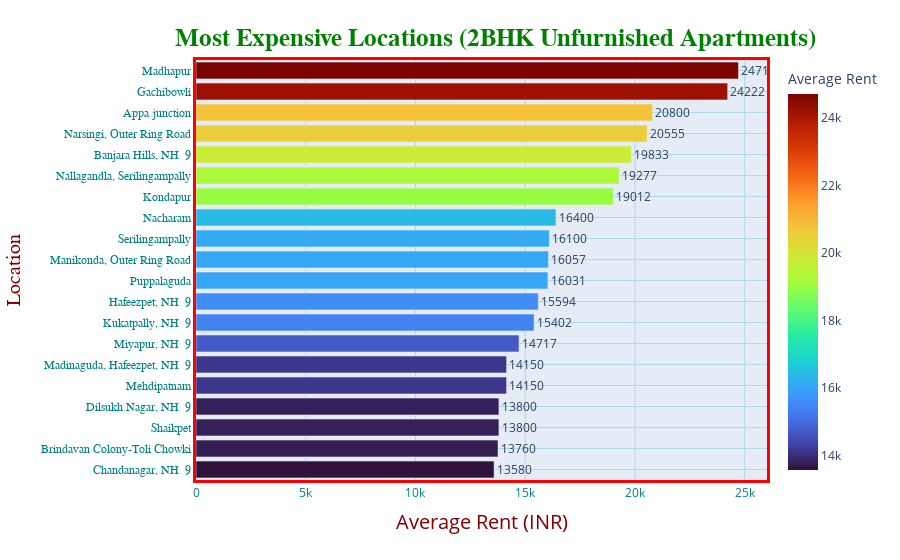

Notebook code cell kept with this figure:
### Code cell
filt = (df['property_type']=='Apartment') & (df['bedrooms']==2.0) & (df['furnish_status']=='Unfurnished')
df1 = df.loc[filt]

loc_grp = df1.groupby('locality')
df1['loc_count'] = loc_grp['locality'].transform('count')

df1 = df1[df1['loc_count']>=5]
loc_grp = df1.groupby('locality')
loc_rents = loc_grp['price'].mean()
loc_rents = dict(loc_rents)

list1 = list(loc_rents.keys())
list2 = list(loc_rents.values())
list2 = [int(i) for i in list2]

loc_df = pd.DataFrame(list(zip(list1,list2)), columns=['locality','average_rent'])
loc_df.sort_values(by='average_rent',ascending=False,inplace=True)

fig = px.bar(loc_df[0:20],y='locality', x='average_rent', text='average_rent',orientation='h',
            labels={'average_rent':'Average Rent'}, color='average_rent', color_continuous_scale = 'Turbo') 

fig.update_traces(textposition='outside')
fig.update_layout(title_text="<b>Most Expensive Locations (2BHK Unfurnished Apartments)</b>",
                 title_font_size=25,
                 title_font_color='green',
                 title_font_family='Titillium Web',
                 title_x=0.55,
                 title_y=0.95,
                 title_xanchor='center',
                 title_yanchor='top',
                 yaxis={'categoryorder':'total ascending'}
                 )

fig.update_xaxes(
        color='teal',
        title_text='Average Rent (INR)',
        title_font_family='Open Sans',
        title_font_size=20,
        title_font_color='maroon',
        title_standoff = 15,
        gridcolor='lightblue',
        tickmode='auto',
        linecolor='red',
        linewidth=3,
        mirror=True)

fig.update_yaxes(
        color='Teal',
        title_text='Location',
        title_font_family='Droid Sans',
        title_font_size=20,
        title_font_color='maroon',
        title_standoff = 15,
        tickfont_family='Arial',
        nticks = 20,
        gridcolor='lightblue',
        linecolor='red',
        linewidth=3,
        mirror = True)

### Figure 1 — Plotly figure (JSON) as saved in the notebook; plotly's stock layout.template omitted (floating-point values rounded to 4 significant figures)
{"data": [{"alignmentgroup": "True", "hovertemplate": "Average Rent=%{marker.color}<br>locality=%{y}<extra></extra>", "legendgroup": "", "marker": {"color": [24714, 24222, 20800, 20555, 19833, 19277, 19012, 16400, 16100, 16057, 16031, 15594, 15402, 14717, 14150, 14150, 13800, 13800, 13760, 13580], "coloraxis": "coloraxis", "pattern": {"shape": ""}}, "name": "", "offsetgroup": "", "orientation": "h", "showlegend": false, "text": ["24714", "24222", "20800", "20555", "19833", "19277", "19012", "16400", "16100", "16057", "16031", "15594", "15402", "14717", "14150", "14150", "13800", "13800", "13760", "13580"], "textposition": "outside", "type": "bar", "x": [24714, 24222, 20800, 20555, 19833, 19277, 19012, 16400, 16100, 16057, 16031, 15594, 15402, 14717, 14150, 14150, 13800, 13800, 13760, 13580], "xaxis": "x", "y": ["Madhapur", "Gachibowli", "Appa junction", "Narsingi, Outer Ring Road", "Banjara Hills, NH  9", "Nallagandla, Serilingampally", "Kondapur", "Nacharam", "Serilingampally", "Manikonda, Outer Ring Road", "Puppalaguda", "Hafeezpet, NH  9", "Kukatpally, NH  9", "Miyapur, NH  9", "Mehdipatnam", "Madinaguda, Hafeezpet, NH  9", "Shaikpet", "Dilsukh Nagar, NH  9", "Brindavan Colony-Toli Chowki", "Chandanagar, NH  9"], "yaxis": "y"}], "layout": {"barmode": "relative", "coloraxis": {"colorbar": {"title": {"text": "Average Rent"}}, "colorscale": [[0, "#30123b"], [0.07143, "#4145ab"], [0.1429, "#4675ed"], [0.2143, "#39a2fc"], [0.2857, "#1bcfd4"], [0.3571, "#24eca6"], [0.4286, "#61fc6c"], [0.5, "#a4fc3b"], [0.5714, "#d1e834"], [0.6429, "#f3c63a"], [0.7143, "#fe9b2d"], [0.7857, "#f36315"], [0.8571, "#d93806"], [0.9286, "#b11901"], [1, "#7a0402"]]}, "legend": {"tracegroupgap": 0}, "margin": {"t": 60}, "title": {"font": {"color": "green", "family": "Titillium Web", "size": 25}, "text": "<b>Most Expensive Locations (2BHK Unfurnished Apartments)</b>", "x": 0.55, "xanchor": "center", "y": 0.95, "yanchor": "top"}, "xaxis": {"anchor": "y", "color": "teal", "domain": [0, 1], "gridcolor": "lightblue", "linecolor": "red", "linewidth": 3, "mirror": true, "tickmode": "auto", "title": {"font": {"color": "maroon", "family": "Open Sans", "size": 20}, "standoff": 15, "text": "Average Rent (INR)"}}, "yaxis": {"anchor": "x", "categoryorder": "total ascending", "color": "Teal", "domain": [0, 1], "gridcolor": "lightblue", "linecolor": "red", "linewidth": 3, "mirror": true, "nticks": 20, "tickfont": {"family": "Arial"}, "title": {"font": {"color": "maroon", "family": "Droid Sans", "size": 20}, "standoff": 15, "text": "Location"}}}}
